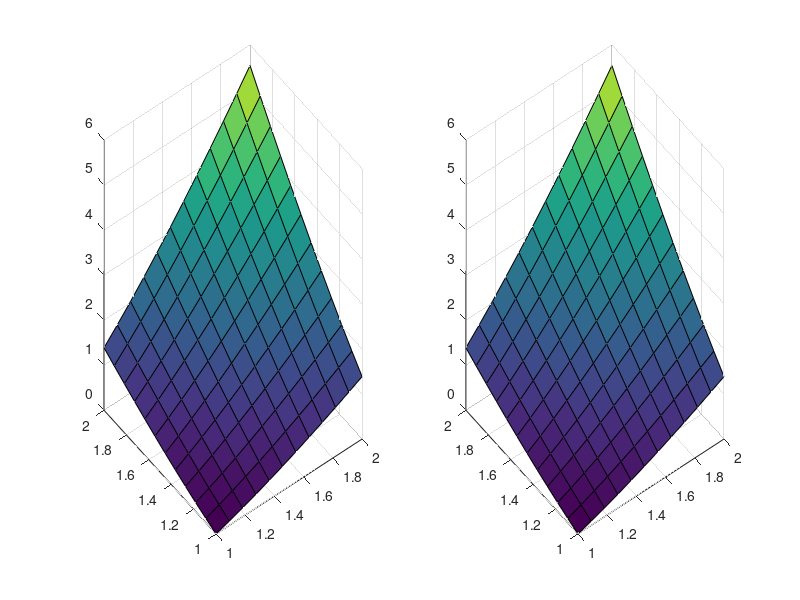

MATLAB code for this plot:
clear, clc;
% zad 3
% Przykładowe dane
nx = 10; ny = 10; xa = 1; xb = 2; ya = 1; yb = 2;
f = @(x, y) x ./ y + y ./ x;
g = @(x, y) x .* y .* log(x .* y);
uxa = @(x) x .* log(x); %u1
uxb = @(x) x .* log(4 * x .^ 2); %u3
uya = @(y) y .* log(y); %u4
uyb = @(y) 2 * y .* log(2 * y); %u2

% Obliczenia
h = (xb-xa)/(nx+1);
k = (yb-ya)/(ny+1);
xM = linspace(xa + h, xb - h, nx);
yM  = linspace(ya+k, yb-k, ny);
T = -2*(h^2 + k^2) * eye(nx) + k^2 * diag(diag(eye(nx-1)),-1) + k^2 * diag(diag(eye(nx-1)),1);
I = eye(nx);
B = kron(eye(ny), T);
C = kron(diag(diag(eye(ny-1)),-1), h^2 * I);
D = kron(diag(diag(eye(ny-1)),1), h^2 * I);
A = B + C + D;

[X1 Y1] = meshgrid(xM,yM);
F = f(X1, Y1)' .* ones(nx, ny);
F = h^2 * k^2 .* F;
F(:, 1) = F(:, 1) - h^2 * uxa(xM)';
F(:, ny) = F(:, ny) - h^2 * uxb(xM)';
F(1, :) = F(1, :) - k^2 * uya(yM);
F(nx, :) = F(nx, :) - k^2 * uyb(yM);
F = reshape(F,  nx*ny, 1);
% Rozwiązanie
U = linsolve(A,F);
U = reshape(U,  nx, ny)';
[X,Y] = meshgrid(xa:h:xb, ya:k:yb);
U = [uya(yM)' .* diag(eye(ny)), U, uyb(yM)' .* diag(eye(ny))];
XM = [xa xM xb];
G = g(X,Y);
U = [uxa(XM)' .* diag(eye(nx+2)), U', uxb(XM)' .* diag(eye(nx+2))]';
% Błąd
Error = max(max(abs(G-U)));
% Wykres
subplot(1,2,1)
surf(X,Y,U)
subplot(1,2,2)
surf(X,Y,G)